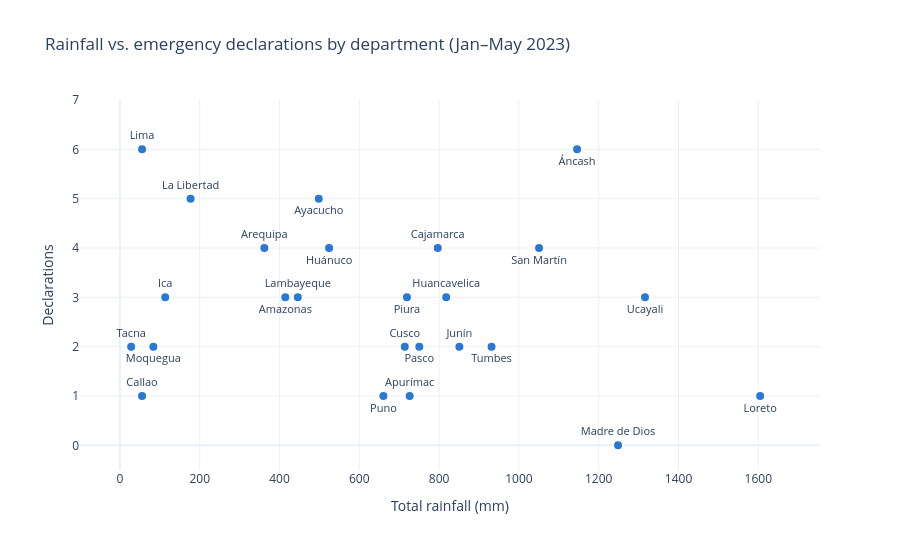

The notebook cell this image was saved under:
### Markdown cell above
## 8. Charts

**Scatter plot.** Each point is a department, with the total rainfall of the season (`lluvia_total_mm`) on the X axis and the number of declarations on the Y axis. If the State declared emergencies where it rains the most, the points would rise from left to right. Many departments have the same number of declarations, so their names would overlap on the same row. To keep all 25 names readable, we alternate each label above and below its point.

**Bar chart.** The 10 departments with the most declarations. The cut at 10 falls inside a tie: positions 9 to 14 are six departments with 3 declarations each, so only the first two of them appear, by row order.

### Code cell
tabla_grafico = tabla_final.sort_values("lluvia_total_mm")

# Departments with the same number of declarations share a row: alternate their labels above and below the point
tabla_grafico["posicion_texto"] = (
    tabla_grafico.groupby("declaratorias").cumcount().mod(2).map({0: "top center", 1: "bottom center"})
)

fig_dispersion = px.scatter(
    tabla_grafico,
    x="lluvia_total_mm",
    y="declaratorias",
    text="departamento",
    hover_data=["ubigeo", "dias_lluvia_fuerte"],
    title="Rainfall vs. emergency declarations by department (Jan–May 2023)",
    labels={"lluvia_total_mm": "Total rainfall (mm)", "declaratorias": "Declarations",
            "departamento": "Department", "dias_lluvia_fuerte": "Heavy rain days"},
    template="plotly_white",
    color_discrete_sequence=["#2a78d6"],
    # Extra margin on the axes so the labels at the edges are not cut off
    range_x=[-100, tabla_final["lluvia_total_mm"].max() + 150],
    range_y=[-0.5, tabla_final["declaratorias"].max() + 1],
    height=550,
)
fig_dispersion.update_traces(
    textposition=tabla_grafico["posicion_texto"].tolist(),
    textfont_size=11,
    marker=dict(size=10, line=dict(width=2, color="white")),
)
fig_dispersion.update_yaxes(dtick=1)
fig_dispersion.show()

### Figure 1 — Plotly figure (JSON) as saved in the notebook; plotly's stock layout.template omitted (floating-point values rounded to 4 significant figures)
{"data": [{"customdata": [["23", 0], ["15", 0], ["07", 0], ["18", 0], ["11", 0], ["13", 1], ["04", 1], ["01", 3], ["14", 4], ["05", 2], ["10", 2], ["21", 4], ["08", 1], ["20", 12], ["03", 3], ["19", 1], ["06", 0], ["09", 3], ["12", 6], ["24", 14], ["22", 12], ["02", 9], ["17", 23], ["25", 24], ["16", 26]], "hovertemplate": "Total rainfall (mm)=%{x}<br>Declarations=%{y}<br>Department=%{text}<br>ubigeo=%{customdata[0]}<br>Heavy rain days=%{customdata[1]}<extra></extra>", "legendgroup": "", "marker": {"color": "#2a78d6", "line": {"color": "white", "width": 2}, "size": 10, "symbol": "circle"}, "mode": "markers+text", "name": "", "orientation": "v", "showlegend": false, "text": ["Tacna", "Lima", "Callao", "Moquegua", "Ica", "La Libertad", "Arequipa", "Amazonas", "Lambayeque", "Ayacucho", "Huánuco", "Puno", "Cusco", "Piura", "Apurímac", "Pasco", "Cajamarca", "Huancavelica", "Junín", "Tumbes", "San Martín", "Áncash", "Madre de Dios", "Ucayali", "Loreto"], "textfont": {"size": 11}, "textposition": ["top center", "top center", "top center", "bottom center", "top center", "top center", "top center", "bottom center", "top center", "bottom center", "bottom center", "bottom center", "top center", "bottom center", "top center", "bottom center", "top center", "top center", "top center", "bottom center", "bottom center", "bottom center", "top center", "bottom center", "bottom center"], "type": "scatter", "x": [28.2, 55.5, 55.5, 83.9, 113.6, 177.2, 362.0, 414.6, 445.8, 498.4, 524.3, 660.4, 714.0, 719.4, 726.2, 750.4, 796.6, 817.8, 850.8, 931.4, 1050.0, 1146.0, 1248.0, 1316.0, 1605.0], "xaxis": "x", "y": [2, 6, 1, 2, 3, 5, 4, 3, 3, 5, 4, 1, 2, 3, 1, 2, 4, 3, 2, 2, 4, 6, 0, 3, 1], "yaxis": "y"}], "layout": {"height": 550, "legend": {"tracegroupgap": 0}, "title": {"text": "Rainfall vs. emergency declarations by department (Jan–May 2023)"}, "xaxis": {"anchor": "y", "domain": [0, 1], "range": [-100, 1755.0], "title": {"text": "Total rainfall (mm)"}}, "yaxis": {"anchor": "x", "domain": [0, 1], "dtick": 1, "range": [-0.5, 7], "title": {"text": "Declarations"}}}}
